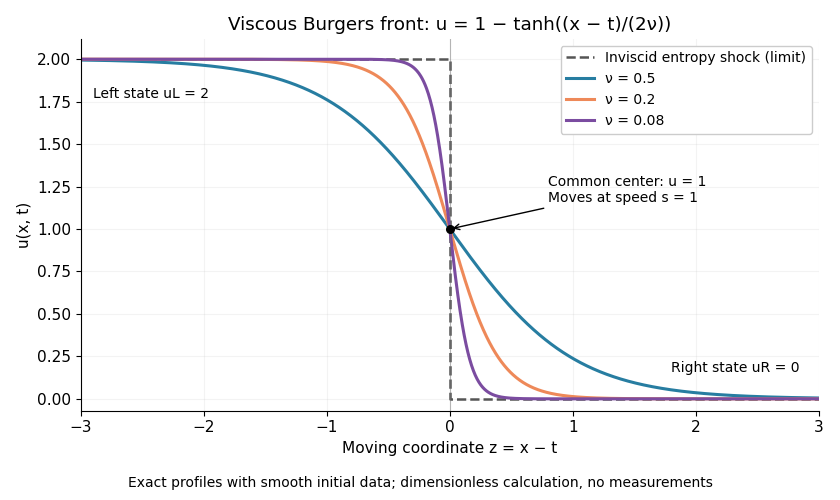

This figure's Python source:
"""Original exact fronts; Python 3.14, NumPy 2.3.5, Matplotlib 3.10.7.

Run from _media. Curves have their own smooth initial conditions, not exact
step initial data. No experimental data or numerical PDE solver are used.
"""

from pathlib import Path

import matplotlib.pyplot as plt
import numpy as np


def main():
    plt.rcParams.update({"font.size": 11, "axes.spines.top": False,
                         "axes.spines.right": False})
    fig, ax = plt.subplots(figsize=(8.4, 5), dpi=100, facecolor="white")
    ax.set_facecolor("white")
    z = np.linspace(-3, 3, 2001)
    ax.plot([-3, 0, 0, 3], [2, 2, 0, 0], color="#555555", lw=1.8,
            ls="--", label="Inviscid entropy shock (limit)")
    for viscosity, color in [(0.5, "#277da1"), (0.2, "#ee8959"), (0.08, "#7b4ca0")]:
        profile = 1 - np.tanh(z / (2 * viscosity))
        ax.plot(z, profile, color=color, lw=2.2, label=f"ν = {viscosity:g}")
    ax.axvline(0, color="#777777", lw=0.8, alpha=0.5)
    ax.scatter([0], [1], s=30, color="black", zorder=5)
    ax.annotate("Common center: u = 1\nMoves at speed s = 1", xy=(0, 1),
                xytext=(0.8, 1.16), arrowprops={"arrowstyle": "->"}, fontsize=10)
    ax.text(-2.9, 1.77, "Left state uL = 2", fontsize=10)
    ax.text(1.8, 0.16, "Right state uR = 0", fontsize=10)
    ax.set(xlim=(-3, 3), ylim=(-0.07, 2.12), xlabel="Moving coordinate z = x − t",
           ylabel="u(x, t)", title="Viscous Burgers front: u = 1 − tanh((x − t)/(2ν))")
    ax.legend(loc="upper right", fontsize=10, framealpha=1)
    ax.grid(alpha=0.15)
    fig.text(0.5, 0.025, "Exact profiles with smooth initial data; dimensionless calculation, no measurements",
             ha="center", fontsize=10)
    fig.tight_layout(rect=(0, 0.055, 1, 1))
    fig.savefig(Path(__file__).with_suffix(".png").name, facecolor="white")
    plt.close(fig)


if __name__ == "__main__":
    main()
